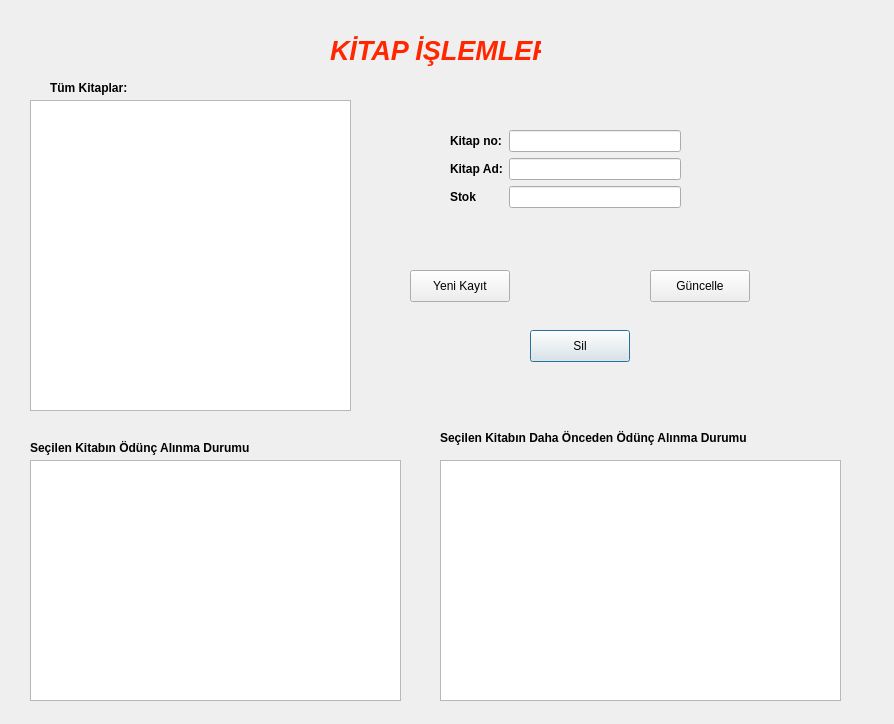
<?xml version="1.0" encoding="UTF-8"?>
<ui version="4.0">
 <class>kitap_islem</class>
 <widget class="QDialog" name="kitap_islem">
  <property name="geometry">
   <rect>
    <x>0</x>
    <y>0</y>
    <width>894</width>
    <height>724</height>
   </rect>
  </property>
  <property name="windowTitle">
   <string>Dialog</string>
  </property>
  <widget class="QPushButton" name="pushButton_sil">
   <property name="geometry">
    <rect>
     <x>530</x>
     <y>330</y>
     <width>100</width>
     <height>32</height>
    </rect>
   </property>
   <property name="text">
    <string>Sil</string>
   </property>
  </widget>
  <widget class="QTableView" name="tableView">
   <property name="geometry">
    <rect>
     <x>30</x>
     <y>100</y>
     <width>321</width>
     <height>311</height>
    </rect>
   </property>
  </widget>
  <widget class="QPushButton" name="pushButton_yeni_kayit">
   <property name="geometry">
    <rect>
     <x>410</x>
     <y>270</y>
     <width>100</width>
     <height>32</height>
    </rect>
   </property>
   <property name="text">
    <string>Yeni Kayıt</string>
   </property>
  </widget>
  <widget class="QPushButton" name="pushButton_guncelle">
   <property name="geometry">
    <rect>
     <x>650</x>
     <y>270</y>
     <width>100</width>
     <height>32</height>
    </rect>
   </property>
   <property name="text">
    <string>Güncelle</string>
   </property>
  </widget>
  <widget class="QLabel" name="label_2">
   <property name="geometry">
    <rect>
     <x>50</x>
     <y>80</y>
     <width>121</width>
     <height>16</height>
    </rect>
   </property>
   <property name="font">
    <font>
     <bold>true</bold>
    </font>
   </property>
   <property name="text">
    <string>Tüm Kitaplar:</string>
   </property>
  </widget>
  <widget class="QWidget" name="layoutWidget">
   <property name="geometry">
    <rect>
     <x>450</x>
     <y>130</y>
     <width>231</width>
     <height>101</height>
    </rect>
   </property>
   <layout class="QFormLayout" name="formLayout">
    <item row="0" column="0">
     <widget class="QLabel" name="label_3">
      <property name="font">
       <font>
        <bold>true</bold>
       </font>
      </property>
      <property name="text">
       <string>Kitap no:</string>
      </property>
     </widget>
    </item>
    <item row="0" column="1">
     <widget class="QLineEdit" name="lineEdit_kitap_no"/>
    </item>
    <item row="1" column="1">
     <widget class="QLineEdit" name="lineEdit_kitap_ad"/>
    </item>
    <item row="2" column="0">
     <widget class="QLabel" name="label_5">
      <property name="font">
       <font>
        <bold>true</bold>
       </font>
      </property>
      <property name="text">
       <string>Stok</string>
      </property>
     </widget>
    </item>
    <item row="2" column="1">
     <widget class="QLineEdit" name="lineEdit_kitap_stok"/>
    </item>
    <item row="1" column="0">
     <widget class="QLabel" name="label_4">
      <property name="font">
       <font>
        <bold>true</bold>
       </font>
      </property>
      <property name="text">
       <string>Kitap Ad:</string>
      </property>
     </widget>
    </item>
   </layout>
  </widget>
  <widget class="QTableView" name="tableView_2">
   <property name="geometry">
    <rect>
     <x>30</x>
     <y>460</y>
     <width>371</width>
     <height>241</height>
    </rect>
   </property>
  </widget>
  <widget class="QTableView" name="tableView_3">
   <property name="geometry">
    <rect>
     <x>440</x>
     <y>460</y>
     <width>401</width>
     <height>241</height>
    </rect>
   </property>
  </widget>
  <widget class="QLabel" name="label">
   <property name="geometry">
    <rect>
     <x>30</x>
     <y>440</y>
     <width>241</width>
     <height>16</height>
    </rect>
   </property>
   <property name="font">
    <font>
     <bold>true</bold>
    </font>
   </property>
   <property name="text">
    <string>Seçilen Kitabın Ödünç Alınma Durumu</string>
   </property>
  </widget>
  <widget class="QLabel" name="label_6">
   <property name="geometry">
    <rect>
     <x>440</x>
     <y>430</y>
     <width>351</width>
     <height>16</height>
    </rect>
   </property>
   <property name="font">
    <font>
     <bold>true</bold>
    </font>
   </property>
   <property name="text">
    <string>Seçilen Kitabın Daha Önceden Ödünç Alınma Durumu</string>
   </property>
  </widget>
  <widget class="QLabel" name="label_7">
   <property name="geometry">
    <rect>
     <x>330</x>
     <y>30</y>
     <width>211</width>
     <height>41</height>
    </rect>
   </property>
   <property name="palette">
    <palette>
     <active>
      <colorrole role="WindowText">
       <brush brushstyle="SolidPattern">
        <color alpha="255">
         <red>255</red>
         <green>38</green>
         <blue>0</blue>
        </color>
       </brush>
      </colorrole>
     </active>
     <inactive>
      <colorrole role="WindowText">
       <brush brushstyle="SolidPattern">
        <color alpha="255">
         <red>255</red>
         <green>38</green>
         <blue>0</blue>
        </color>
       </brush>
      </colorrole>
     </inactive>
     <disabled/>
    </palette>
   </property>
   <property name="font">
    <font>
     <pointsize>20</pointsize>
     <italic>true</italic>
     <bold>true</bold>
    </font>
   </property>
   <property name="text">
    <string>KİTAP İŞLEMLERİ</string>
   </property>
  </widget>
 </widget>
 <resources/>
 <connections/>
</ui>
